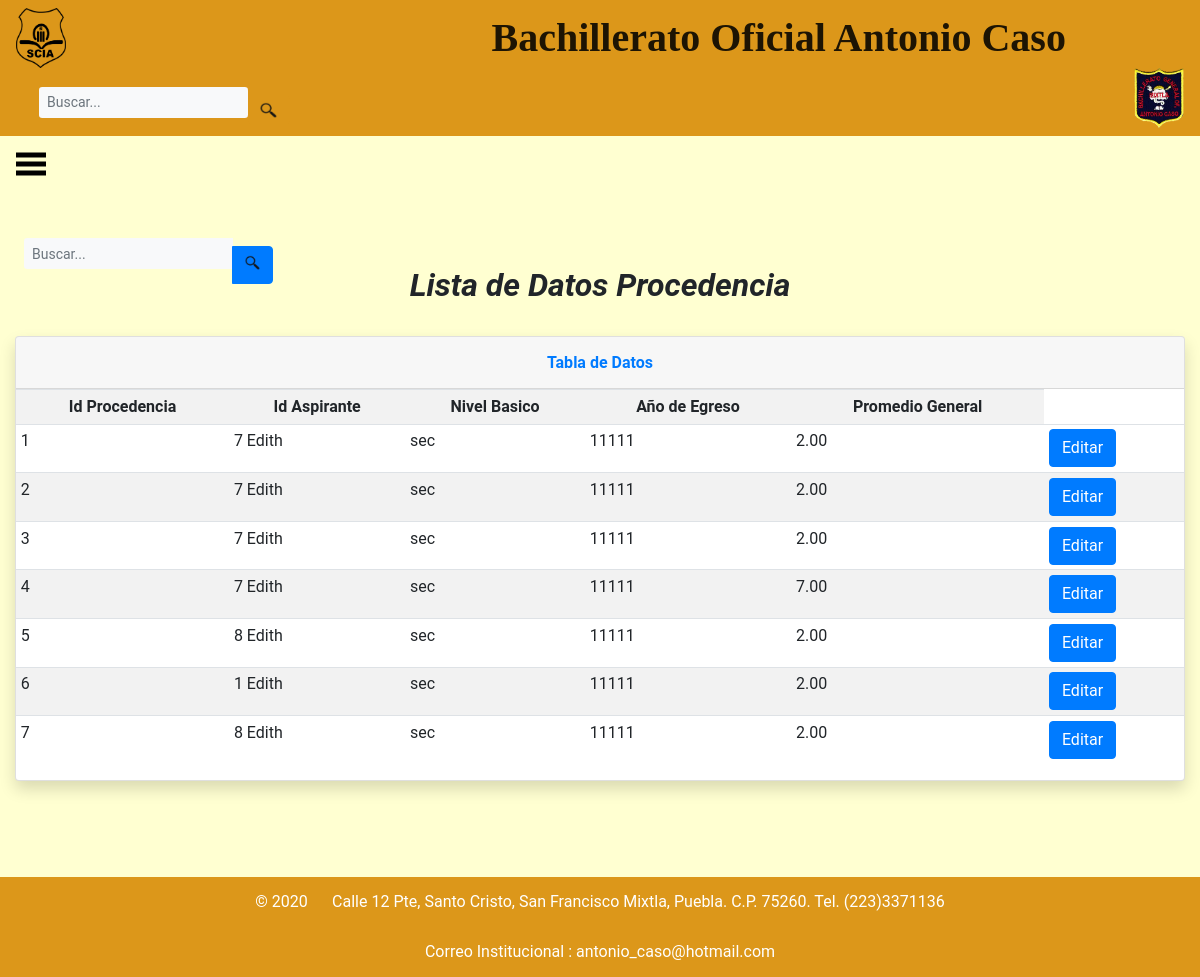
/ListaDetalleProcedencia/, run on an earlier commit of the app's database.
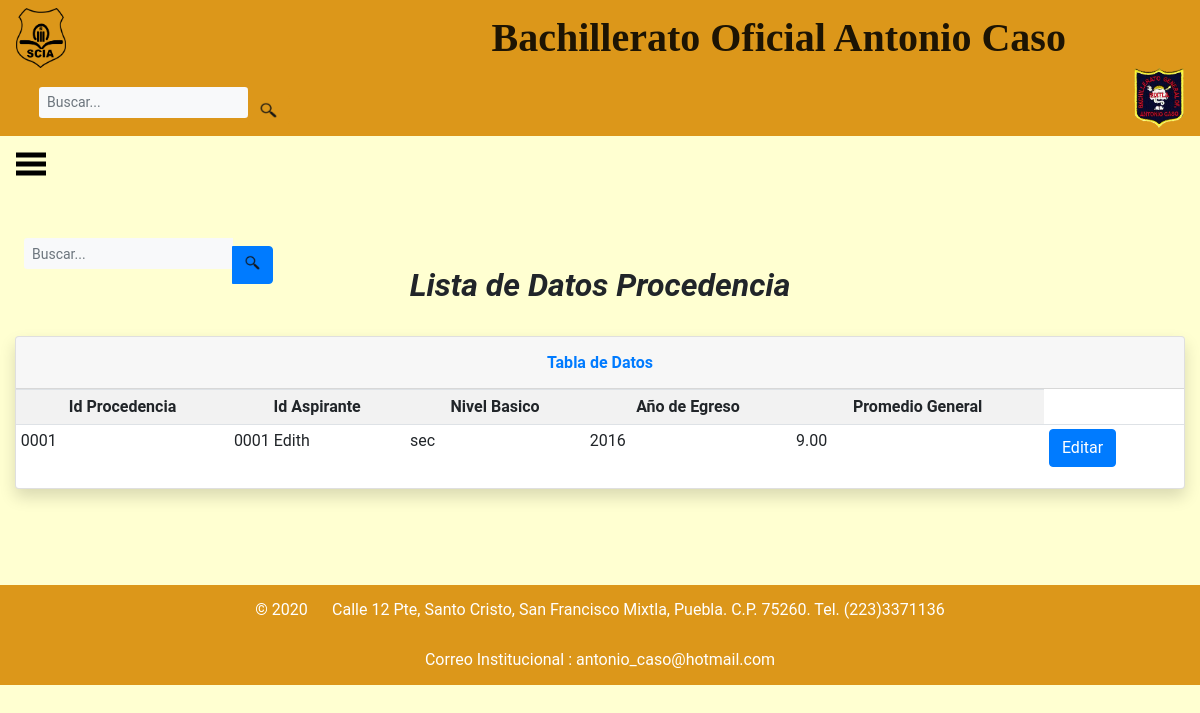
And on a later commit of the database.
### base_SCIA/models/datos_procedencia.py (models this page shows, shortened)
class Datos_Procedencia(models.Model):
	Id_Procedencia = models.CharField(
		primary_key = True,
		max_length=4,
	)
	Id_Aspirante = models.ForeignKey(
		'Datos_Aspirantes',
		on_delete=models.CASCADE,
	)
	Nivel_Basico = models.CharField(
		max_length = 20,
	)
	Año_Egreso = models.IntegerField(
	)
	Promedio_General  = models.DecimalField (
	max_digits = 5, decimal_places = 2,
	)

### base_SCIA/models/datos_aspirantes.py (models this page shows)
class Datos_Aspirantes(models.Model):
	Id_Personales = models.CharField(
			primary_key = True,
			max_length=4,
		)
	Nombre = models.CharField(
				max_length = 20,
		)
	Apellido_Paterno = models.CharField(
				max_length = 20,
		)
	Apellido_Materno = models.CharField(
				max_length = 20,
		)
	Cargo= models.CharField(
		max_length = 20,
		)
	Edad = models.IntegerField(
		)
	Genero = models.CharField( max_length=2,
		)
	Telefono = models.IntegerField(
		)
	Direccion = models.CharField(
				max_length = 40,
		)
	Codigo_Postal  = models.IntegerField(
		)
	CURP = models.CharField(
				max_length = 20,
		)
	Fecha_Nacimiento = models.DateField(
		max_length = 40,
		)
	Lugar_Nacimiento = models.CharField(
				max_length = 40,
		)
	Correo_Electronico = models.EmailField(
		)
	Grupo_Sanguineo = models.CharField(
				max_length = 2,
		)
	def __str__(self):
		return '%s %s ' % (self.Id_Personales, self.Nombre)

### base_SCIA/views.py (the view)
# urls.py: url(r'^ListaDetalleProcedencia/$', views.listar_procedencia, name='ListaDetalleProcedencia'),
def listar_procedencia(request):
	busqueda = request.POST.get("buscarp") #Recuperamos la busqueda del usuario
	procedencia = Datos_Procedencia.objects.all()
	if busqueda: #Preguntando si busqueda está llena
		procedencia = Datos_Procedencia.objects.filter(
			Q(Id_Procedencia__icontains = busqueda)
		).distinct()
	return render(request, 'ListaDetalleProcedencia.html', {'procedencia':procedencia})

### base_SCIA/templates/ListaDetalleProcedencia.html (shortened to what this page needs)
<!DOCTYPE html>
<html>
<head style="background-color: #FFFFD1;">
	{%load static%}
	{% load bootstrap4%}
	{% bootstrap_css %}
	{%include 'encabezadoP.html'%}
	{%include 'lateral.html'%}
	{% block buscador %}
	<form class="d-none d-sm-inline-block form-inline mr-auto ml-md-3 my-2 my-md-0 mw-100 navbar-search form-control-sm " method="POST"> {% csrf_token %}
		<div class="input-group" align="right">
			<input type="text" class="form-control bg-light border-0 small form-control-sm" placeholder="Buscar..." name="buscarp" value="{{ request.POST.buscarp }}">
			<div class="input-group-append" align="right">
				<button class="btn btn-primary" type="submit" >
					<input type=image src="{% static 'base_aspirantes/images/encabezado/busqueda.png'%}" width="15" height="15">
				</button>
			</div>
		</div>
	</form>
	{% endblock buscador %}
</head>
<body style="background-color: #FFFFD1; font-family: Roboto;">
	<center><h2><b><i> Lista de Datos Procedencia</i></b></h2></center>
	<br>
	<div class="container-fluid">
		<div class="card shadow mb-4">
			<div class="card-header py-3">
				<h6 class="m-0 font-weight-bold text-primary" align="center">Tabla de Datos </h6>
			</div>
			{% if procedencia %}
			<div class="table-responsive">
				<table class="table table-striped table-hover table-sm " >
					<tr align="center">
						<td> <b> Id Procedencia</b></td>
						<td> <b> Id Aspirante</b></td>
						<td> <b> Nivel Basico</b></td>
						<td> <b> Año de Egreso</b></td>
						<td> <b> Promedio General</b></td>
					</tr>
					{% for p in procedencia %}
					<tr>
					<td> {{p.Id_Procedencia}} </td>
					<td> {{p.Id_Aspirante}} </td>
					<td> {{p.Nivel_Basico}} </td>
					<td> {{p.Año_Egreso}} </td>
					<td> {{p.Promedio_General}} </td>
					<td>
						<a class = "btn btn-primary" href=" {% url 'ProcedenciaEditar' p.Id_Procedencia %}">Editar</a>
					</td>
					{% endfor %}
				</table>
			</div>
			{% else %}
			<h5>No hay Registros</h5>
			{% endif%}
		</div>
	</div>
</body>
<br>
<br>
<br>
<footer>
	{%include 'footer.html'%}
</footer>
</html>

What changed in the data, as far as the page shows it:
removed Datos_Procedencia: Id_Procedencia "1", Id_Aspirante "7 Edith", Nivel_Basico "sec", Año_Egreso "11111", Promedio_General "2.00"
removed Datos_Procedencia: Id_Procedencia "2", Id_Aspirante "7 Edith", Nivel_Basico "sec", Año_Egreso "11111", Promedio_General "2.00"
removed Datos_Procedencia: Id_Procedencia "3", Id_Aspirante "7 Edith", Nivel_Basico "sec", Año_Egreso "11111", Promedio_General "2.00"
removed Datos_Procedencia: Id_Procedencia "4", Id_Aspirante "7 Edith", Nivel_Basico "sec", Año_Egreso "11111", Promedio_General "7.00"
removed Datos_Procedencia: Id_Procedencia "5", Id_Aspirante "8 Edith", Nivel_Basico "sec", Año_Egreso "11111", Promedio_General "2.00"
removed Datos_Procedencia: Id_Procedencia "6", Id_Aspirante "1 Edith", Nivel_Basico "sec", Año_Egreso "11111", Promedio_General "2.00"
removed Datos_Procedencia: Id_Procedencia "7", Id_Aspirante "8 Edith", Nivel_Basico "sec", Año_Egreso "11111", Promedio_General "2.00"
added Datos_Procedencia: Id_Procedencia "0001", Id_Aspirante "0001 Edith", Nivel_Basico "sec", Año_Egreso "2016", Promedio_General "9.00"
